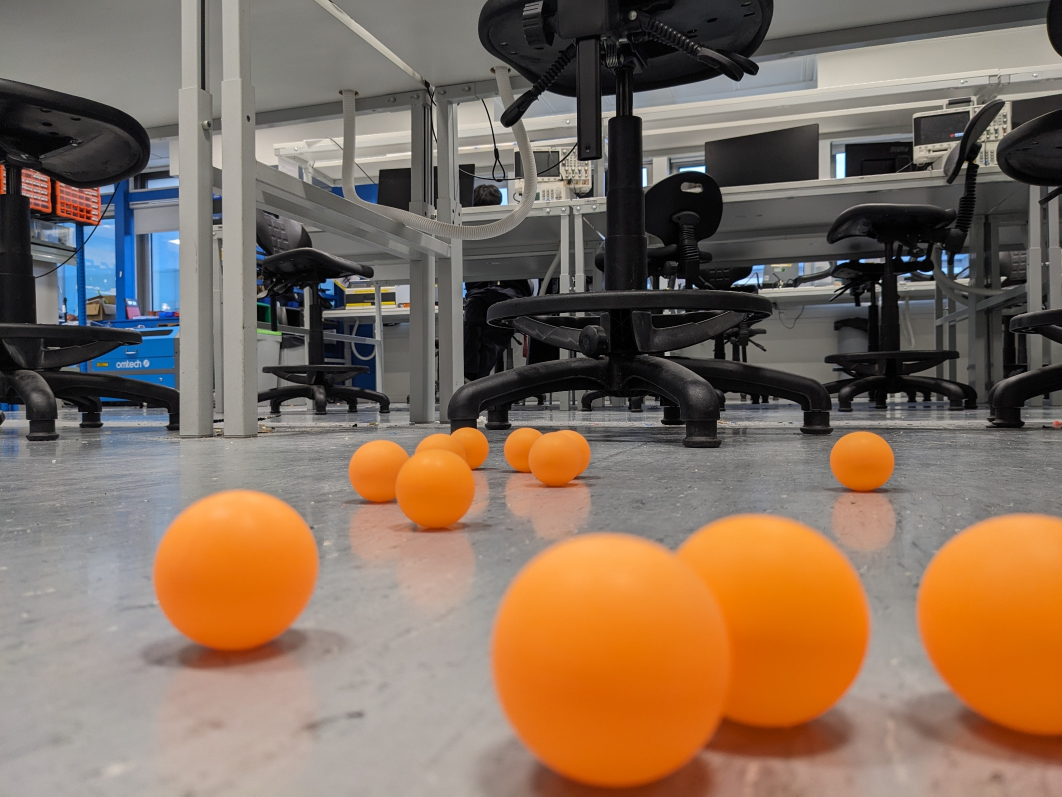
#> input picture repo/images/map_test_1/image5.jpg, 2124 x 1593 px (shown at 1/2 size)
$ python detect_orange_balls.py
#> lines starting #> are read from the running program, lines starting #| are printed output that depends on the picture; after the words box and inside, x2 and y2 are one past the last pixel; in counts of white or black regions, pixels touching at a corner belong together
import cv2
import numpy as np

# ============================================================================
# FUNCTION 1: Find ball clusters (mask of the balls)
# ============================================================================
def find_ball_clusters(image_path):
    """
    Find orange ball clusters using HSV color segmentation.

    Args:
        image_path: Path to input image

    Returns:
        frame: Original image
        mask: Binary mask of orange regions
        contours: List of contours for each cluster
    """
#> called with image_path = 'images/map_test_1/image5.jpg'
    frame = cv2.imread(image_path)
#> frame is the input picture: shape (1593, 2124, 3); mean B, G, R 91.9, 109.5, 131

    if frame is None:
        print("Error: Could not read image")
        return None, None, None

    # Convert BGR to HSV color space
    hsv = cv2.cvtColor(frame, cv2.COLOR_BGR2HSV)
#> hsv: shape (1593, 2124, 3); mean H, S, V 38, 62.3, 134.3

    # Define range for orange color in HSV
    lower_orange = np.array([5, 100, 100])
    upper_orange = np.array([25, 255, 255])

    # Create mask for orange color
    mask = cv2.inRange(hsv, lower_orange, upper_orange)
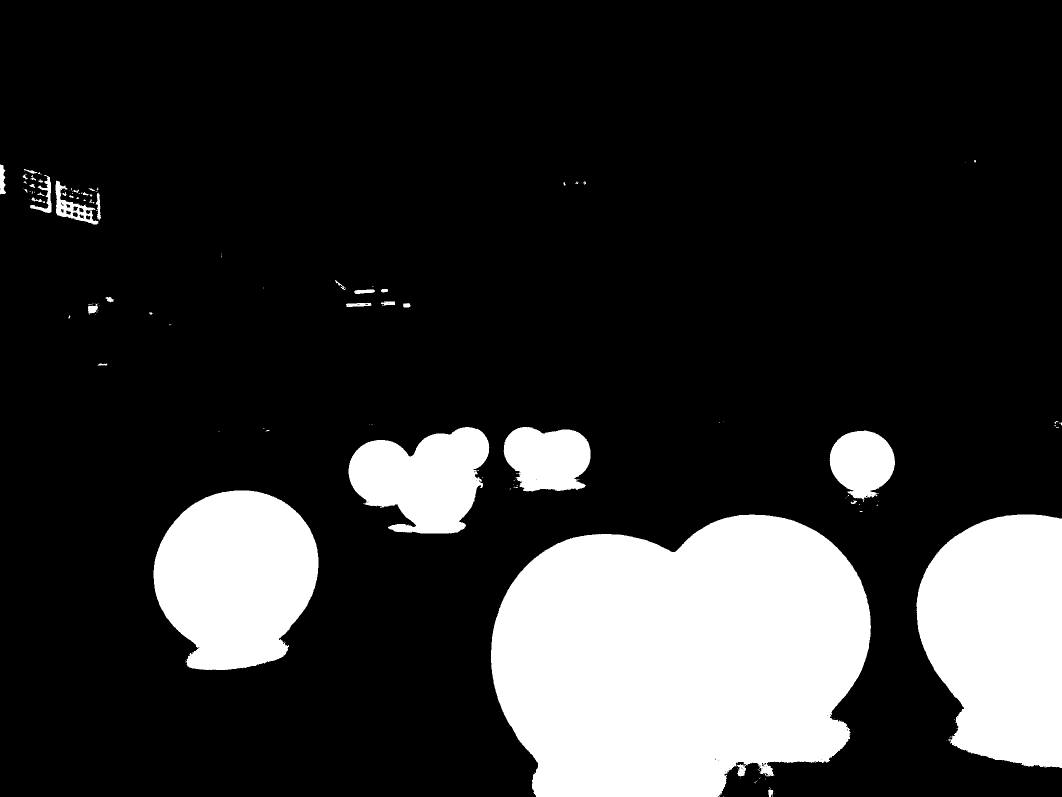
#> mask: shape (1593, 2124) (shown at 1/2 size); 18.7% white; 146 white regions (107 under 20 px), largest, box (x1, y1, x2, y2) and area: (982, 1029, 1742, 1593) 344260, (1833, 1029, 2124, 1536) 119471, (307, 981, 637, 1340) 90552

    # Apply morphological operations to reduce noise
    kernel = np.ones((5, 5), np.uint8)
    mask = cv2.morphologyEx(mask, cv2.MORPH_OPEN, kernel)
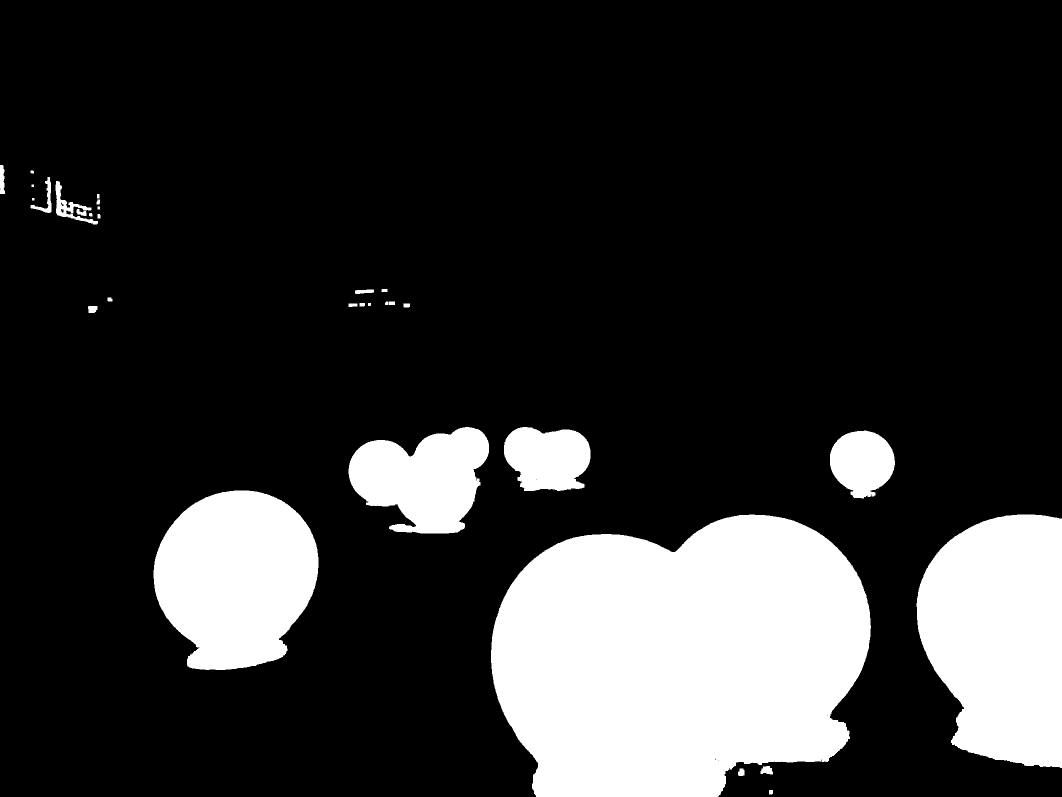
#> mask: shape (1593, 2124) (shown at 1/2 size); 18.6% white; 31 white regions, largest, box (x1, y1, x2, y2) and area: (982, 1029, 1742, 1593) 343534, (1833, 1029, 2124, 1536) 119352, (307, 981, 637, 1340) 90471
    mask = cv2.morphologyEx(mask, cv2.MORPH_CLOSE, kernel)
#> mask: shape (1593, 2124); 18.6% white; 26 white regions

    # Find contours
    contours, _ = cv2.findContours(mask, cv2.RETR_EXTERNAL, cv2.CHAIN_APPROX_SIMPLE)
#> contours = 26 contours, 2 with area under 20; largest, box (x1, y1, x2, y2) and area: (982, 1029, 1742, 1593) 342456, (1833, 1029, 2124, 1536) 118679, (307, 981, 637, 1340) 89963, (697, 854, 978, 1067) 40336, (1008, 854, 1181, 982) 17426

    # Filter by minimum area
    MIN_AREA = 500
    filtered_contours = [c for c in contours if cv2.contourArea(c) > MIN_AREA]
#> filtered_contours = 8 contours; box (x1, y1, x2, y2) and area: (982, 1029, 1742, 1593) 342456, (1833, 1029, 2124, 1536) 118679, (307, 981, 637, 1340) 89963, (697, 854, 978, 1067) 40336, (1008, 854, 1181, 982) 17426, (1660, 861, 1790, 997) 12914, (111, 362, 196, 449) 2244, (61, 354, 103, 426) 646

    return frame, mask, filtered_contours


# ============================================================================
# FUNCTION 2: Estimate distance from camera to cluster (depth estimation)
# ============================================================================
def estimate_distance(contour, focal_length=800, real_ball_diameter_cm=4.0):
    """
    Estimate distance to a ball cluster using pinhole camera model.

    Args:
        contour: OpenCV contour of the cluster
        focal_length: Camera focal length in pixels (needs calibration)
        real_ball_diameter_cm: Real diameter of ping pong ball in cm

    Returns:
        distance_cm: Estimated distance in centimeters
        pixel_diameter: Diameter in pixels (for debugging)
    """
    # Get bounding box
    x, y, w, h = cv2.boundingRect(contour)

    # Use the larger dimension as diameter approximation
    pixel_diameter = max(w, h)

    # Pinhole camera model: Distance = (Real_Size * Focal_Length) / Pixel_Size
    if pixel_diameter > 0:
        distance_cm = (real_ball_diameter_cm * focal_length) / pixel_diameter
    else:
        distance_cm = 0

    return distance_cm, pixel_diameter


# ============================================================================
# FUNCTION 3: Count number of balls per cluster (using YOLOv8 or other model)
# ============================================================================
def count_balls_per_cluster_yolo(frame, contour, model_path='yolov8n.pt'):
    """
    Count balls in a cluster using YOLOv8 object detection.

    NOTE: This requires:
    - pip install ultralytics
    - A trained YOLOv8 model for ping pong balls

    Args:
        frame: Original image
        contour: Contour of the cluster region
        model_path: Path to YOLOv8 model weights

    Returns:
        ball_count: Number of balls detected in the cluster
        detections: List of detection bounding boxes
    """
    try:
        from ultralytics import YOLO

        # Load YOLOv8 model
        model = YOLO(model_path)

        # Get bounding box of cluster
        x, y, w, h = cv2.boundingRect(contour)

        # Add padding
        padding = 10
        x1 = max(0, x - padding)
        y1 = max(0, y - padding)
        x2 = min(frame.shape[1], x + w + padding)
        y2 = min(frame.shape[0], y + h + padding)

        # Crop cluster region
        cluster_roi = frame[y1:y2, x1:x2]

        # Run inference
        results = model(cluster_roi, conf=0.5)

        # Count detections
        detections = []
        ball_count = 0

        for result in results:
            boxes = result.boxes
            ball_count = len(boxes)

            for box in boxes:
                # Get box coordinates (relative to ROI)
                x_box, y_box, w_box, h_box = box.xywh[0].cpu().numpy()
                detections.append({
                    'x': int(x1 + x_box - w_box/2),
                    'y': int(y1 + y_box - h_box/2),
                    'w': int(w_box),
                    'h': int(h_box),
                    'conf': float(box.conf[0])
                })

        return ball_count, detections

    except ImportError:
        print("YOLOv8 not installed. Run: pip install ultralytics")
        return -1, []
    except Exception as e:
        print(f"YOLO inference error: {e}")
        return -1, []


# [64 lines left out: function count_balls_per_cluster_hough, not called in this run]


# ============================================================================
# MAIN PROCESSING PIPELINE
# ============================================================================
def main():
    image_path = "images/map_test_1/image5.jpg"

    # Step 1: Find ball clusters
    print("Step 1: Finding ball clusters...")
    frame, mask, contours = find_ball_clusters(image_path)
#> contours has the same summary as filtered_contours in find_ball_clusters

    if frame is None:
        return

    print(f"Found {len(contours)} clusters\n")
#| Found 8 clusters

    # Create output image
    output = frame.copy()

    # Process each cluster
    for i, contour in enumerate(contours):
        print(f"=== Cluster {i+1} ===")

        # Step 2: Estimate distance
        distance_cm, pixel_diameter = estimate_distance(contour)
        print(f"Distance: {distance_cm:.1f} cm (pixel diameter: {pixel_diameter})")

        # Step 3: Count balls (choose one method)

        # Method A: YOLOv8 (requires trained model)
        ball_count, detections = count_balls_per_cluster_yolo(frame, contour, model_path='yolov5su.pt')

        # Method B: Hough Circle Transform (non-ML)
        # ball_count, circles = count_balls_per_cluster_hough(frame, mask, contour)

        print(f"Ball count: {ball_count}")
        print()

        # Draw cluster bounding box
        x, y, w, h = cv2.boundingRect(contour)
        cv2.rectangle(output, (x, y), (x + w, y + h), (0, 255, 0), 2)

        # Draw detected circles (if using Hough method)
        # for circle in circles:
        #     cv2.circle(output, (circle['x'], circle['y']), circle['radius'], (255, 0, 0), 2)
        #     cv2.circle(output, (circle['x'], circle['y']), 2, (0, 0, 255), 3)

        # Add labels
        label1 = f"Cluster {i+1}: {ball_count} balls"
        label2 = f"Distance: {distance_cm:.1f}cm"
        cv2.putText(output, label1, (x, y - 25),
                   cv2.FONT_HERSHEY_SIMPLEX, 0.5, (0, 255, 0), 2)
        cv2.putText(output, label2, (x, y - 10),
                   cv2.FONT_HERSHEY_SIMPLEX, 0.5, (0, 255, 0), 2)
#> this loop made 1 pass
#> (x, y, w, h, pixel_diameter, distance_cm) on pass 1: (1833, 1029, 291, 507, 507, 6.31)
#> (printed output is left out)

    # Display results
    # cv2.namedWindow('Original', cv2.WINDOW_NORMAL)
    # cv2.namedWindow('Mask', cv2.WINDOW_NORMAL)
    cv2.namedWindow('Detection Result', cv2.WINDOW_NORMAL)

    # cv2.imshow('Original', frame)
    # cv2.imshow('Mask', mask)
    cv2.imshow('Detection Result', output)

    cv2.waitKey(0)
    cv2.destroyAllWindows()


if __name__ == "__main__":
    main()
#> (the call stopped at in count_balls_per_cluster_yolo, `model = YOLO(model_path)`: ultralytics is not available in this run)

$ run again, with repo/images/map_test_1/image1.jpg copied over repo/images/map_test_1/image5.jpg
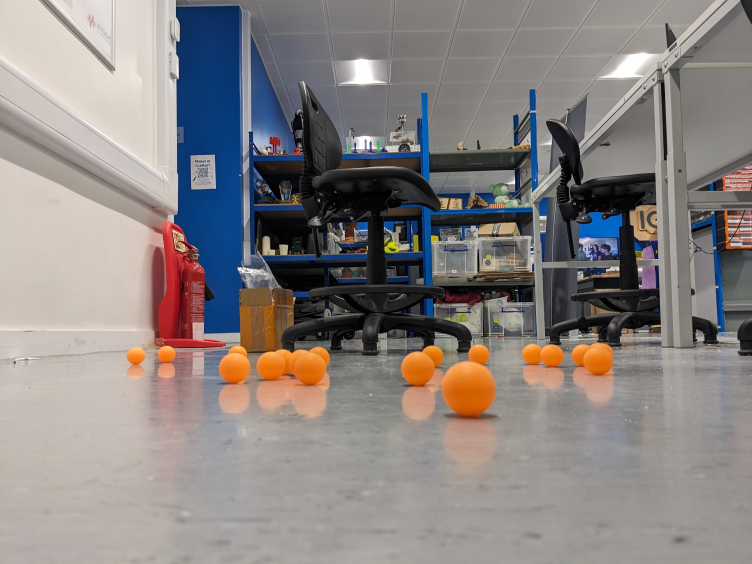
#> input picture repo/images/map_test_1/image1.jpg, 2256 x 1692 px (shown at 1/3 size)
#> in find_ball_clusters, frame is the input picture: shape (1692, 2256, 3); mean B, G, R 129.9, 131.6, 137.5
#> hsv: shape (1692, 2256, 3); mean H, S, V 39.3, 44.2, 145.7
#> in find_ball_clusters, `mask = cv2.inRange(hsv, lower_orange, upper_orange)`:
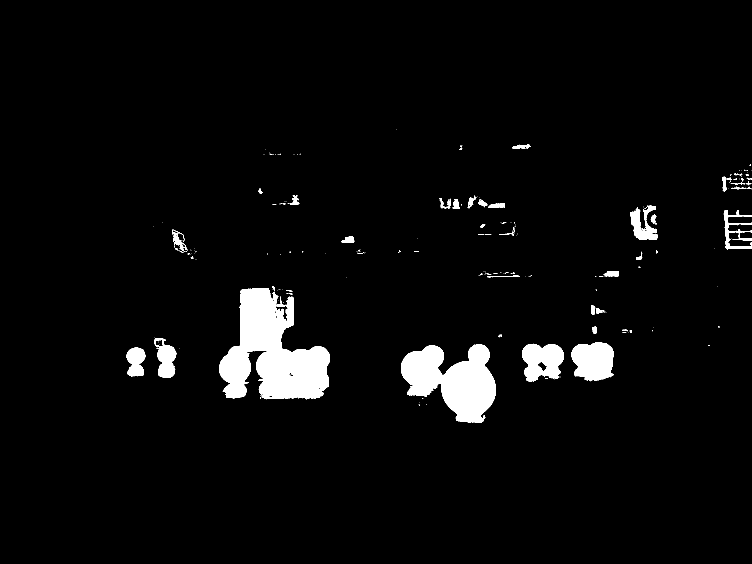
#> mask: shape (1692, 2256) (shown at 1/3 size); 3.9% white; 295 white regions (229 under 20 px), largest, box (x1, y1, x2, y2) and area: (657, 864, 990, 1198) 63770, (1203, 1033, 1488, 1268) 40357, (1715, 1027, 1841, 1144) 11803
#> in find_ball_clusters, `mask = cv2.morphologyEx(mask, cv2.MORPH_OPEN, kernel)`:
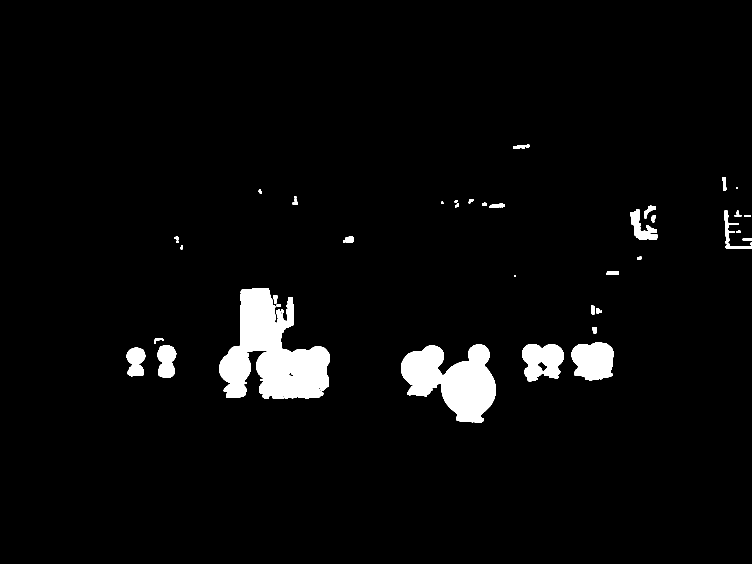
#> mask: shape (1692, 2256) (shown at 1/3 size); 3.8% white; 50 white regions, largest, box (x1, y1, x2, y2) and area: (657, 864, 990, 1196) 62264, (1203, 1033, 1488, 1268) 40223, (1715, 1027, 1841, 1142) 11718
#> in find_ball_clusters, `contours, _ = cv2.findContours(mask, cv2.RETR_EXTERNAL, cv2.CHAIN_APPR..`: contours = 33 contours, 2 with area under 20; largest, box (x1, y1, x2, y2) and area: (657, 864, 990, 1196) 62886, (1203, 1033, 1488, 1268) 39752, (1715, 1027, 1841, 1142) 11550, (1566, 1032, 1691, 1145) 10468, (472, 1035, 529, 1133) 4178
#> filtered_contours = 8 contours; box (x1, y1, x2, y2) and area: (657, 864, 990, 1196) 62886, (1203, 1033, 1488, 1268) 39752, (1715, 1027, 1841, 1142) 11550, (1566, 1032, 1691, 1145) 10468, (472, 1035, 529, 1133) 4178, (380, 1043, 436, 1129) 3548, (1892, 628, 1972, 719) 3200, (2173, 631, 2256, 747) 1660
#> in main, `frame, mask, contours = find_ball_clusters(image_path)`: contours has the same summary as filtered_contours in find_ball_clusters
#| Found 8 clusters
#> the loop in main, `for i, contour in enumerate(contours):` made 1 pass
#> (x, y, w, h, pixel_diameter, distance_cm) on pass 1: (380, 1043, 56, 86, 86, 37.21)
#> (printed output is left out)
